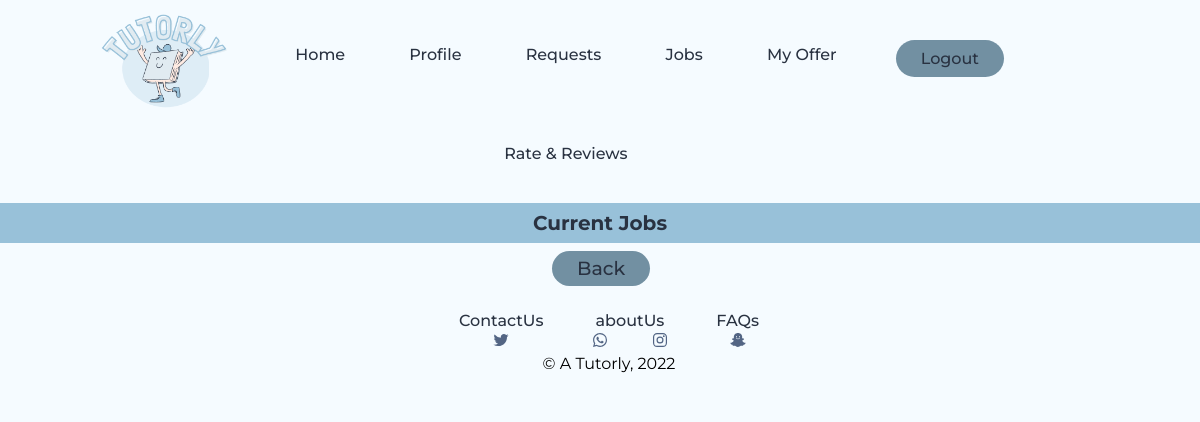
Page /php_files/CurrentJobs.php (signed in) on the earlier database version.
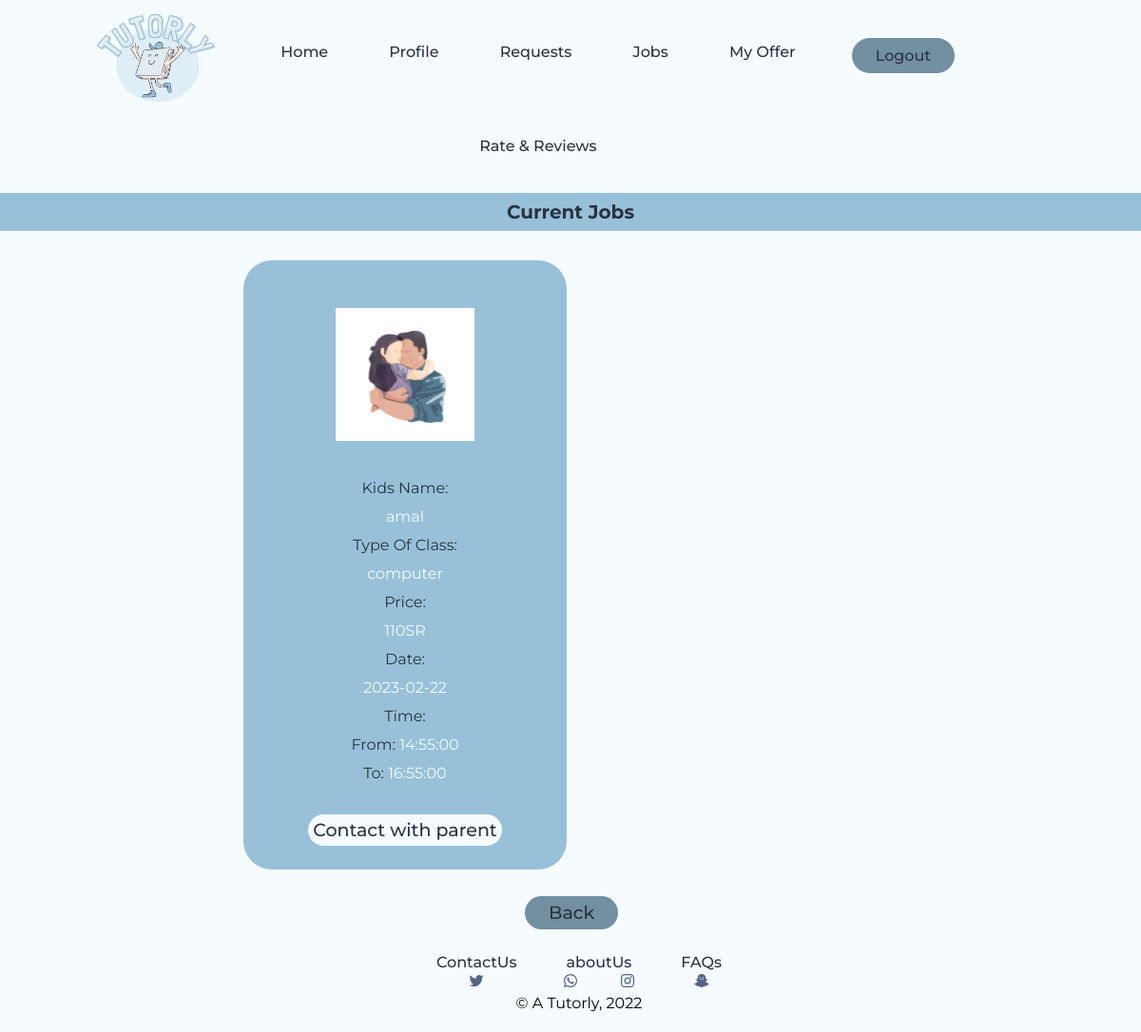
Same page on the later database version.
### tables this page shows
CREATE TABLE `offer` (
  `id` int(30) NOT NULL,
  `price` int(110) NOT NULL,
  `tutorName` varchar(200) NOT NULL,
  `RequestID` int(11) NOT NULL,
  `offerstatus` varchar(2000) NOT NULL,
  `tutorEmail` varchar(100) NOT NULL,
  `startDate` date NOT NULL,
  `startTime` time NOT NULL,
  `endTime` time NOT NULL
);

CREATE TABLE `parent` (
  `email` varchar(200) NOT NULL,
  `password` varchar(30) NOT NULL,
  `firstName` varchar(30) NOT NULL,
  `lastName` varchar(30) NOT NULL,
  `city` varchar(100) NOT NULL,
  `Location` varchar(200) NOT NULL,
  `img` varchar(100) NOT NULL
);

CREATE TABLE `kids` (
  `ID` int(11) NOT NULL,
  `kidName` varchar(200) NOT NULL,
  `kidAge` int(11) NOT NULL
);

CREATE TABLE `requests` (
  `TypeOfClass` varchar(100) NOT NULL,
  `ID` int(11) NOT NULL,
  `status` varchar(100) NOT NULL,
  `parentEmail` varchar(255) DEFAULT NULL,
  `startDate` date NOT NULL,
  `startTime` time NOT NULL,
  `endTime` time NOT NULL,
  `comments` text NOT NULL,
  `created_at` datetime NOT NULL DEFAULT current_timestamp() ON UPDATE current_timestamp()
);

### php_files/CurrentJobs.php (the view, shortened to what this page needs)
<!DOCTYPE html>
<html>
    <head>
    <link rel ="stylesheet" type= "text/css" href="../css_files/common.css">
    <link rel ="stylesheet" type= "text/css" href="../css_files/TutorsOffers.css">
    </head>
     <body>
     <?php include("../php_files/tutorHeader.php");?>
            <h2> Current Jobs</h2>
            <?php
             $servername= "localhost";
             $username= "root" ;
             $password= "";
             $dbname= "381" ;
             $connection= mysqli_connect($servername,$username,$password,$dbname);
             $session_email= $_SESSION['email'];
             $sql = "SELECT * FROM `offer`  INNER JOIN requests
             ON requests.ID = offer.RequestID INNER JOIN parent
             ON parent.email  = requests.parentEmail   where offer.tutorEmail ='$session_email' and offer.offerstatus='accepted'";
             $userFound = mysqli_query($connection,$sql);
             if($userFound){
                if (mysqli_num_rows($userFound) > 0) {
                    while ($row = mysqli_fetch_assoc($userFound)) {
                        if ($row['startDate'] >= date('Y-m-d')) {
            ?>
        <div class="CurrentJobs">
            <p class="container" style="width: 340px; height:auto;">
             <img src="../images/<?php echo $row['img']; ?>" class="pic"  height="190" style="padding:20px;" alt="Tutor picture"><br>
             <?php $id= $row['ID'];
                    $sql_kids = "SELECT * FROM `kids`   where ID ='$id' ";
                    $userFound_kids = mysqli_query($connection,$sql_kids);
                    if($userFound_kids) {
                       if (mysqli_num_rows($userFound_kids) > 0) {
                       while($row_kids= mysqli_fetch_assoc($userFound_kids)){
                        if($id==$row_kids['ID']){
                            $name= $row_kids['kidName'];
                        }?>
                       <label class="nameLabel">Kids Name:</label><br>
                       <label class="Name"><?php echo $name; ?></label><br>
                   <?php
               }
           }} ?>
              <label class="priceLabel"> Type Of Class: </label><br>
              <label class="Price"><?php echo $row['TypeOfClass']; ?> </label><br>
              <label class="priceLabel"> Price: </label><br>
              <label class="Price"><?php echo $row['price'];?>SR</label><br>
              <label class="DateLabel"> Date: </label><br>
              <label class="Date"><?php echo $row['startDate']; ?> </label><br>
              <label class="TimeLabel"> Time: </label><br>
              <label class="TimeLabel"> From: </label>
              <label class="Time"> <?php echo $row['startTime']; ?></label><br>
              <label class="TimeLabel"> To: </label>
              <label class="Time"> <?php echo $row['endTime']; ?></label><br><br>
             <a class ="email" href="mailto:<?php echo($row['parentEmail']);?>; ?>">Contact with parent</a>
             </p>
             </div>
             <?php }
}
}
} ?>
        <br>
        <p><a class= "button1"style="margin-left:46%;" href="../php_files/HomePageTutor.php">Back</a></p>
            <br>
            <?php include("../php_files/footer.php");?>
         </body>
    </html>

Differences in the rows shown:
added offer: parent.img (picture), RequestID.TypeOfClass "computer", price "110", RequestID.startDate "2023-02-22", RequestID.startTime "14:55:00", RequestID.endTime "16:55:00"
added kids: kidName "amal"
